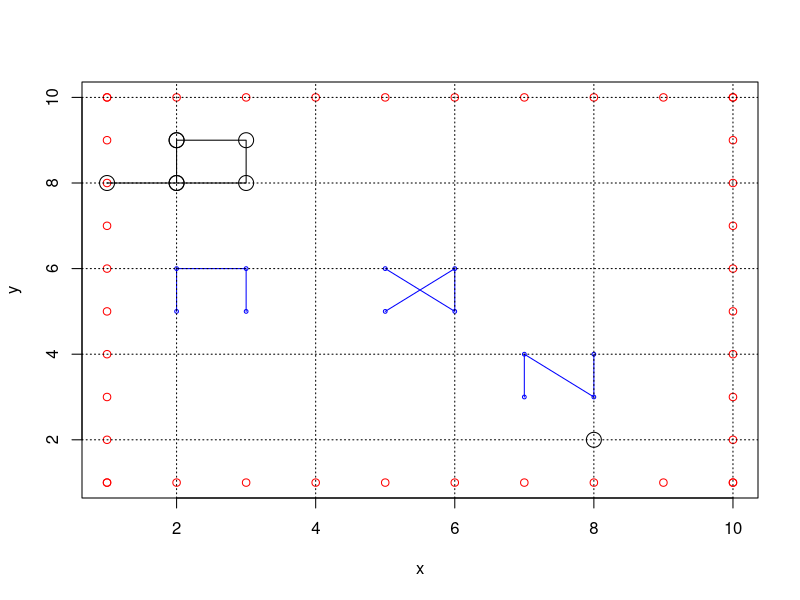
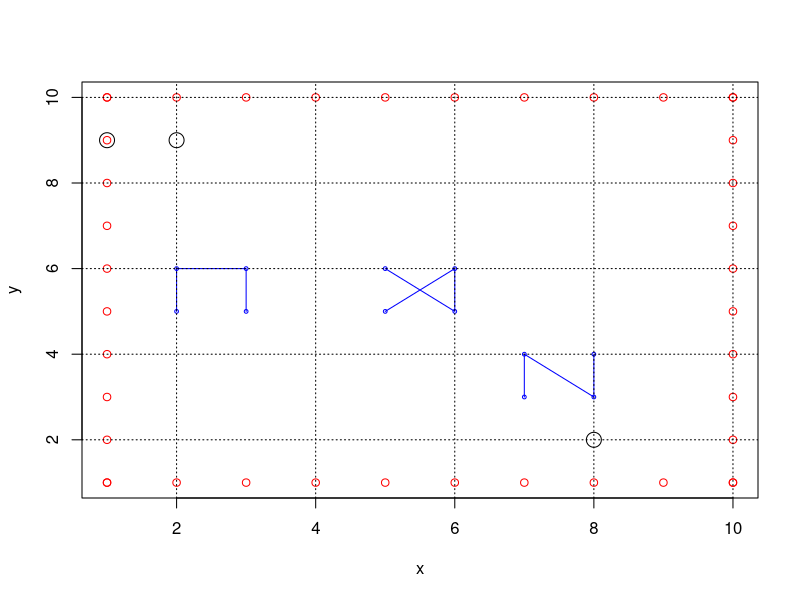
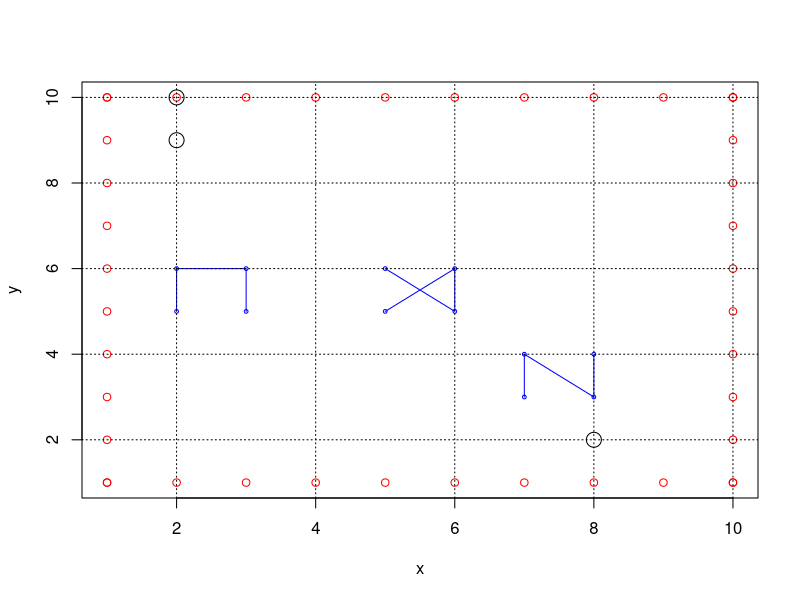
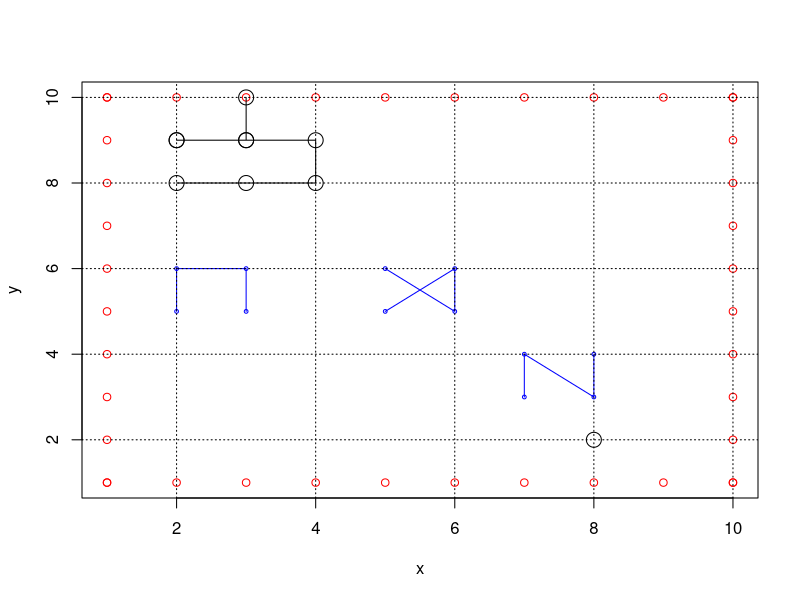
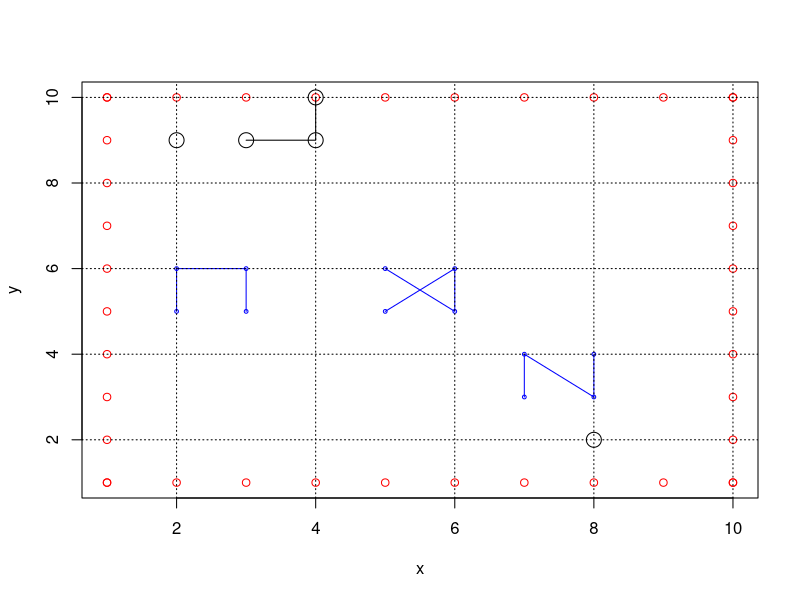
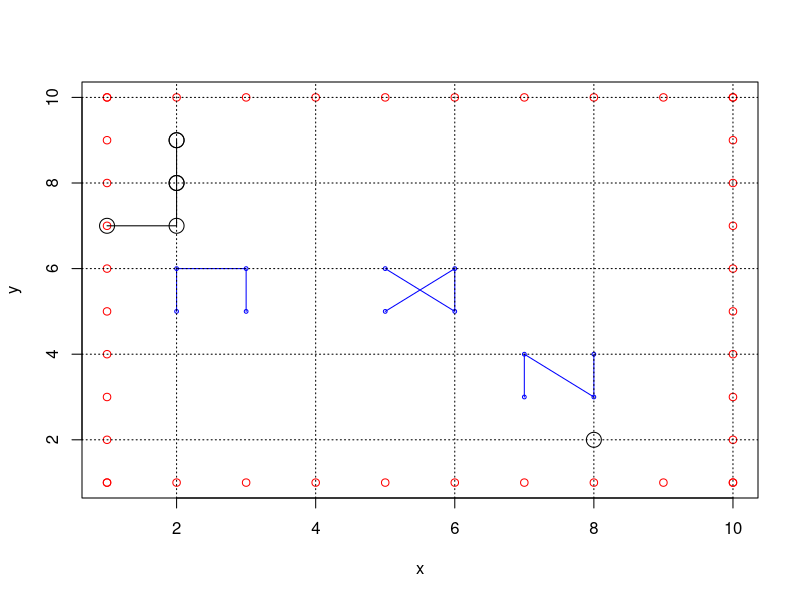
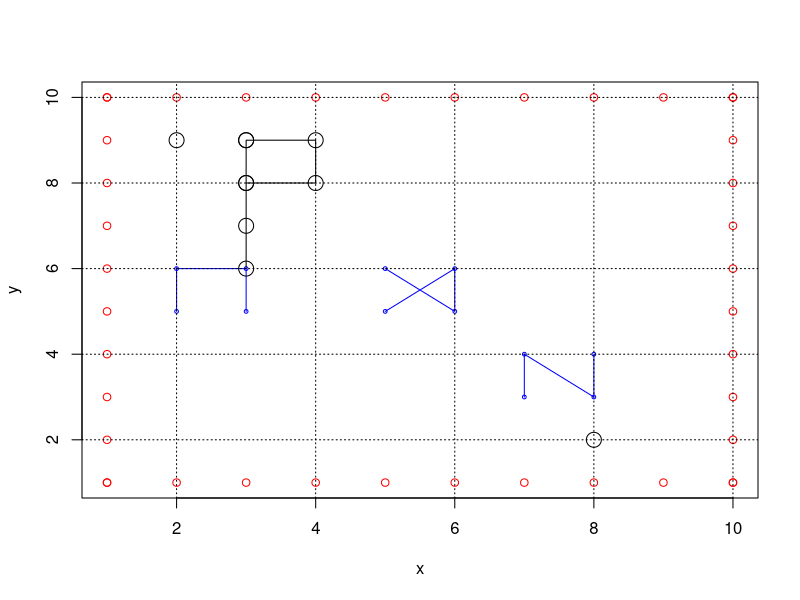
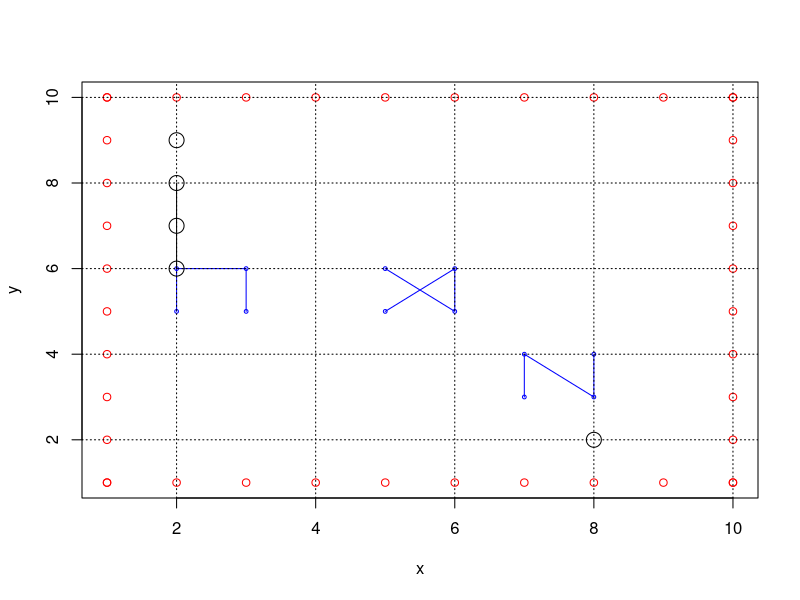

Write R code to recreate these figures, in order.
m <- matrix(c(0,0,0,0,0,0,0,0,0,0,
              0,2,1,1,0,0,1,1,1,0,
              0,1,1,1,0,0,1,1,1,0,
              0,1,1,1,1,1,1,1,1,0,
              0,1,1,1,0,0,1,1,1,0,
              0,1,1,1,0,0,1,1,1,0,
              0,1,1,1,1,1,0,0,1,0,
              0,1,1,1,1,1,0,0,100,0,
              0,1,1,1,1,1,1,1,1,0,
              0,0,0,0,0,0,0,0,0,0),10,10)


q <- matrix(c(0),100,4)  #zera Q    
Li<-2 #posiçãoinicial
Ci<-2 #posiçãoinicial


NL <-10   #numero de linhas
NC <-10   #numero de colunas
NS <- NL*NC  #numero de estados
   


alpha <- 0.9   #
gamma <- 0.9     #
e <- 0.05     #Guloso
itermax <-5000   #iterações maximo

  
GG <- 0  #acertos
NAA <- 0  #aões aleatorias
NEP <- 0  #numero de episodios
iter <- 0 #numero de iterações atual
L <- Li #linha atual
C <- Ci  #coluna atual
Lo=Li
Co=Ci





count <- 1
rotx <- 0
roty <- 0



while(iter < itermax){
  

  
iter = iter + 1

s = (L-1)*NC+C #estado atual


if( runif(1,0,1) < e){    #numero aleatorio de 0 a 1
    NAA <- NAA +1
    a <- sample(1:4,1) #numero aleatorio de 1 a 4, direção que irá andar
}else{
    temp <- which(q[s,] == max(q[s,]))  #posição dos melhores resultados parao estado s na matriz q
    a= temp[sample(length(temp), 1)]  #ação q sera realizada
}


    if (a==1){ #esquerda
        C=C-1
        roty[count] <- NL-L+1
        rotx[count] <- C
    }
    if (a==2){ #cima
        L=L-1
        roty[count] <- NL-L+1
        rotx[count] <- C
    }
    if (a==3){ #baixo
        L=L+1
        roty[count] <- NL-L+1
        rotx[count] <- C
    }
    if (a==4){ #direita
        C=C+1
        roty[count] <- NL-L+1
        rotx[count] <- C
    }

count = count + 1

    R <- -1
    if( m[L,C] == 0 ){      #bateu
        R <- -100
}else if (m[L,C] == 100){    #chegou no lugar certo
        R=1000
        GG=GG+1
}


    ss <- (L-1)*NC+C;
    
     temp <- which(q[ss,] == max(q[ss,]))
    aa= temp[sample(length(temp), 1)]
    q[s,a] = q[s,a] + alpha*(R+gamma* q[ss,aa] - q[s,a])



    if (R != -1) {              
        C=Ci
        L=Li
        NEP=NEP+1



        x <- c(1,2,3,4,5,6,7,8,9,10
       ,10,10,10,10,10,10,10,10,10,10
       ,10,9,8,7,6,5,4,3,2,1
       ,1,1,1,1,1,1,1,1,1,1)
y <- c(1,1,1,1,1,1,1,1,1,1
       ,1,2,3,4,5,6,7,8,9,10
       ,10,10,10,10,10,10,10,10,10,10
       ,10,9,8,7,6,5,4,3,2,1)

plot(x,y, col = "red",type = "p")

z <- c(7,7,8,8)
k <- c(3,4,3,4)

points(z,k, cex = .5, col = "blue", type = "o")


z <- c(2,2,3,3)
k <- c(5,6,6,5)

points(z,k, cex = .5, col = "blue",type = "o")

z <- c(5,6,6,5)
k <- c(5,6,5,6)


points(z,k, cex = .5, col = "blue",type = "o")

points(2,9, cex = 2 , col = "black",type = "o")


points(8,2, cex = 2 , col = "black",type = "o")
grid(nx = NULL, ny = NULL, col = "black", lty = "dotted")


        
points( rotx, roty, cex = 2 , col = "black",type = "o")
#Sys.sleep(1) 

count <- 1
rotx <- 0
roty <- 0


}

}

